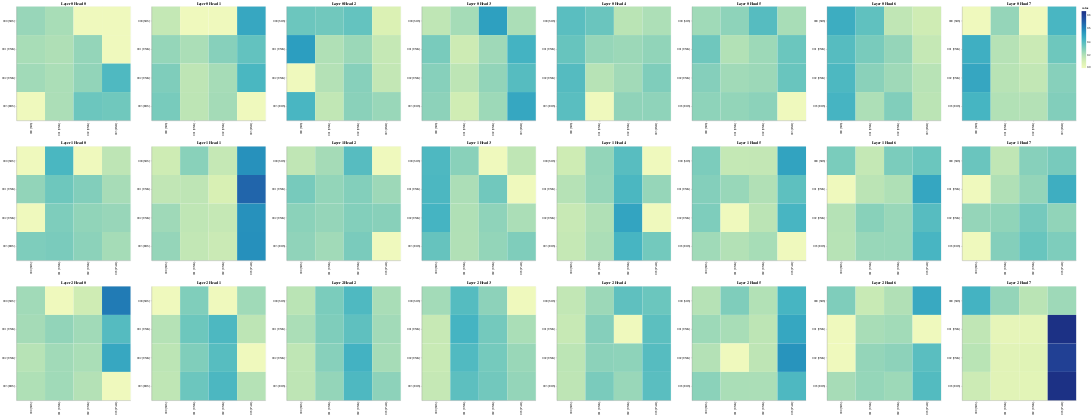

Source (notebook cell):
### Code cell
# Encoder Self-Attention
get_all_attention_maps("encoder-decoder", layers, heads, encoder_input_tokens, decoder_input_tokens, min(20, sentence_len))
